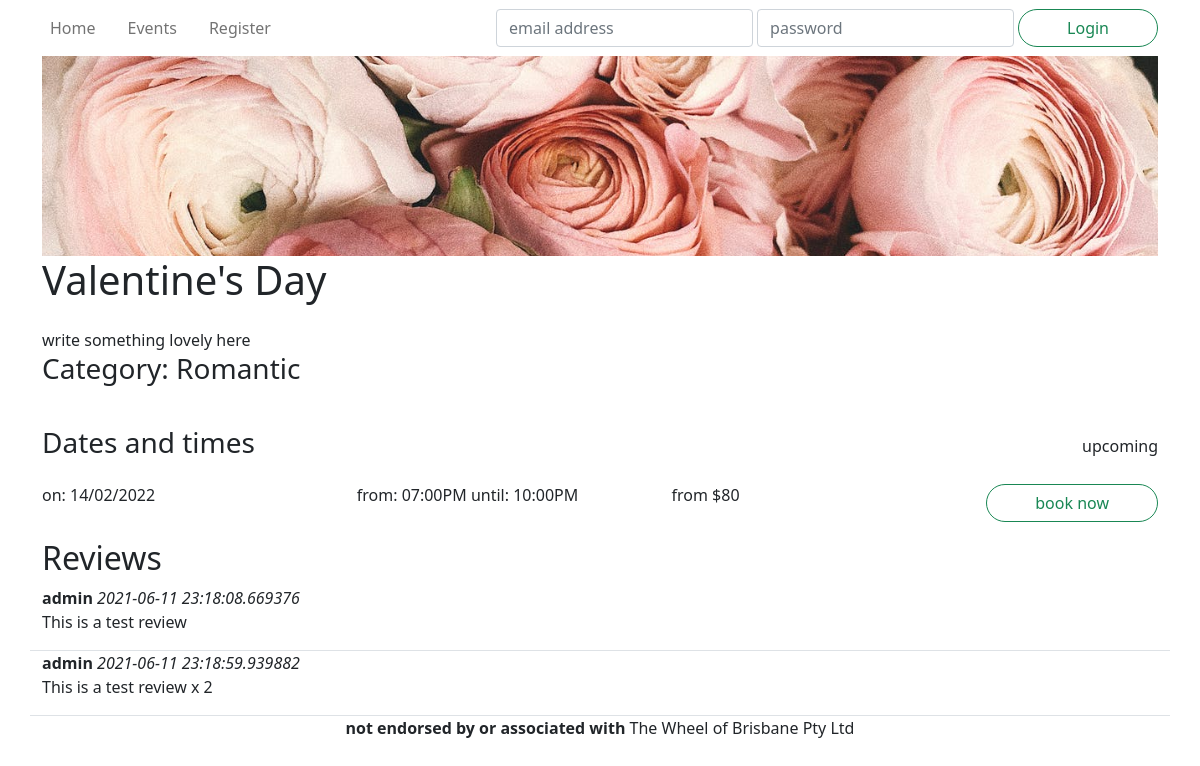
The page /events/15 on the database as committed earlier.
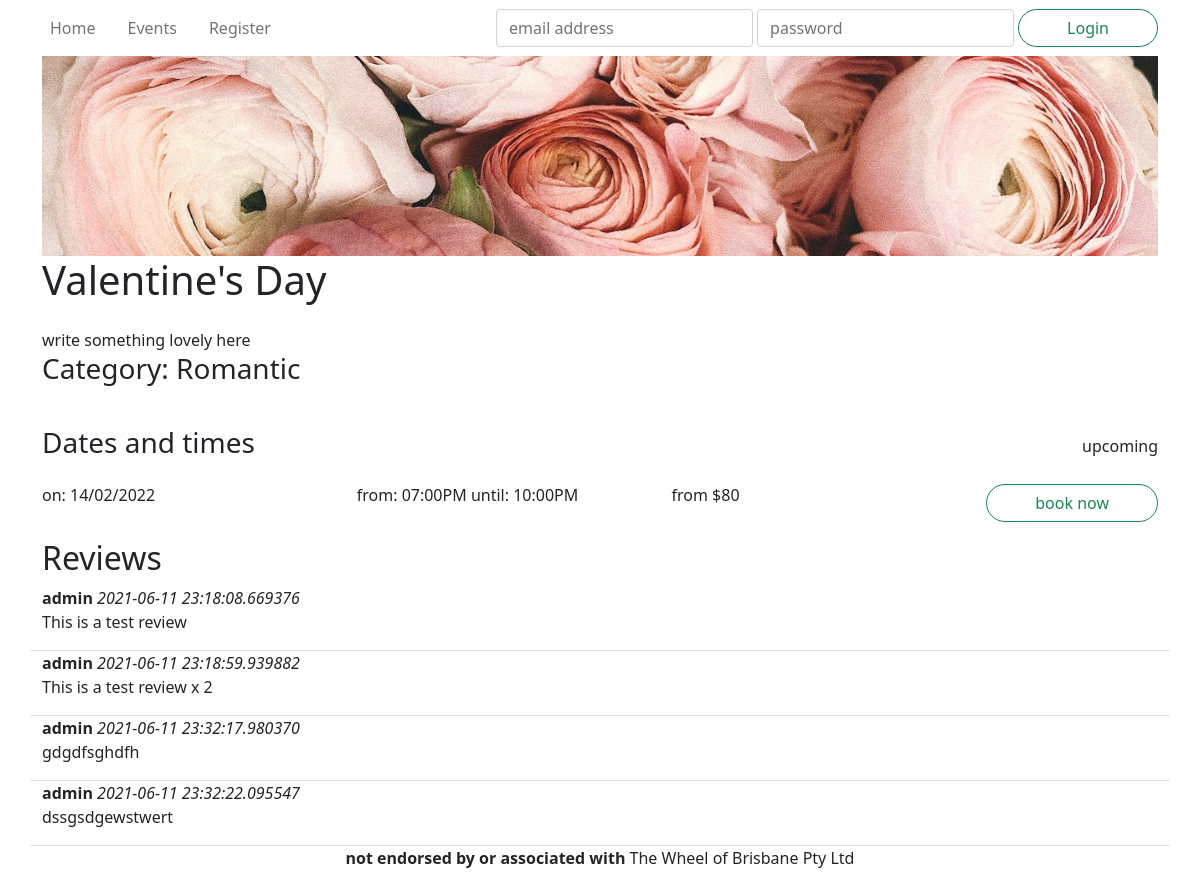
The same page on the database as committed later.
### wheel/models.py (models this page shows, shortened)
class Event(db.Model):
    __tablename__ = 'events'
    id = db.Column(db.Integer, primary_key=True)
    name = db.Column(db.String(255), nullable=False)
    description = db.Column(db.Text)
    category = db.Column(db.String(40))
    status = db.Column(db.Enum('upcoming', 'inactive', 'cancelled', 'booked out'), nullable=False)
    image = db.Column(db.String(255))
    reviews = db.relationship('Review', backref='event')
    tickets = db.relationship('Ticket', backref='event')
    @staticmethod
    def get(id: int):
        return Event.query.get(id)
    def getFutureTickets(self):
        return list( filter( lambda ticket: ticket.datetime > datetime.now(), self.tickets ) )
    def getTicketsRange(self):
        tickets = self.getFutureTickets()
        numberOfTickets = len(tickets)
        if numberOfTickets == 0:
            return [numberOfTickets, None, None]
        min_ticket = reduce( lambda x, y: min(x, y, key=lambda ticket: ticket.datetime), tickets )
        max_ticket = reduce( lambda x, y: max(x, y, key=lambda ticket: ticket.datetime), tickets )
        return [numberOfTickets, min_ticket, max_ticket]
    def printTicketsDateRange(self):
        numberOftickets, min_ticket, max_ticket = self.getTicketsRange()
        if numberOftickets == 0:
            return "There are no tickets for this event."
        min = min_ticket.datetime.strftime("%d/%m/%Y")
        max = max_ticket.datetime.strftime("%d/%m/%Y")
        if min == max:
            return f"on: {min}"
        return f"from: {min} until: {max}"
    def printTicketsTimeRange(self):
        numberOftickets, min_ticket, max_ticket = self.getTicketsRange()
        if numberOftickets == 0:
            return "There are no tickets for this event."
        min = min_ticket.datetime.strftime("%I:%M%p")
        max = max_ticket.datetime.strftime("%I:%M%p")
        if numberOftickets == 1:
            return f"at: {min}"
        if numberOftickets == 2:
            return f"at: {min} and: {max}"
        return f"from: {min} until: {max}"
    def getTicketsPriceFrom(self):
        low_ticket = 100000
        for x in self.tickets:
            if x.price < low_ticket:
                low_ticket = x.price
        if low_ticket == 100000:
            return " "
        low = str(low_ticket)
        return "from $" + low
    def getStatusColour(self):
        return {
            'upcoming': 'success',
            'inactive': 'secondary',
            'booked out': 'secondary',
            'cancelled': 'danger'
        }[self.status]
    def getBookButtonText(self):
        return {
            'upcoming': 'book now',
            'inactive': 'no tickets available',
            'booked out': 'booked out',
            'cancelled': 'cancelled'
        }[self.status]

class Ticket(db.Model):
    __tablename__ = 'tickets'
    id = db.Column(db.Integer, primary_key=True)
    datetime = db.Column(db.DateTime, nullable=False)
    price = db.Column(db.Integer, nullable=False)
    remaining = db.Column(db.Integer, nullable=False)
    event_id = db.Column(db.Integer, db.ForeignKey('events.id'))
    @staticmethod
    def getAllTimesFromTickets(tickets):
        ticketssortedbytime = sorted(tickets, key=lambda ticket: ticket.datetime.strftime("%I:%M %p"))
        ticketsgroupedbytime = groupby(ticketssortedbytime, key=lambda ticket: ticket.datetime.strftime("%I:%M %p"))
        return [time for time, tickets in ticketsgroupedbytime]
    @staticmethod
    def groupTicketsByDate(tickets):
        ticketssortedbydate = sorted(tickets, key=lambda ticket: ticket.datetime)
        ticketsgroupedbydate = groupby(ticketssortedbydate, key=lambda ticket: ticket.datetime.strftime("%d/%m/%Y"))
        return [[date, [time for time in times]] for date, times in ticketsgroupedbydate]

class Review(db.Model):
    __tablename__ = 'reviews'
    id = db.Column(db.Integer, primary_key=True)
    text = db.Column(db.String(400))
    time = db.Column(db.DateTime, default=datetime.now())
    author_id = db.Column(db.Integer, db.ForeignKey('users.id'))
    event_id = db.Column(db.Integer, db.ForeignKey('events.id'))

class User(db.Model, UserMixin):
    __tablename__ = 'users'
    id = db.Column(db.Integer, primary_key=True)
    name = db.Column(db.String(100), nullable=False)
    email = db.Column(db.String(100), index=True, unique=True, nullable=False)
    password_hash = db.Column(db.String(255), nullable=False)
    type = db.Column(db.Enum('customer','administrator'), nullable=False, default='customer')
    reviews = db.relationship('Review', backref='author')
    bookings = db.relationship('Booking', backref='customer')

### wheel/views.py (the view)
@events.route('/<int:id>')
def view(id):
    event = Event.get(id)
    tickets = event.getFutureTickets()
    if len(tickets) == 0:
        if event.status != 'cancelled':
            event.updateStatus("inactive")
    times = Ticket.getAllTimesFromTickets(tickets)
    dates = Ticket.groupTicketsByDate(tickets)
    bookform = BookEventForm()
    reviewform = PostReviewForm() # TODO: create this form
    bookform.ticket.choices = list(map( lambda ticket: (ticket.id, f'${ticket.price}'), tickets ))
    return render_template('event.html', event=event, bookform=bookform, times=times, dates=dates, rform=reviewform)

### wheel/forms.py
class BookEventForm(FlaskForm):
    ticket = RadioField('Tickets', coerce=int, validators=[InputRequired()])
    qty = IntegerField('Number of Gondolas', default=1, validators=[InputRequired()])
    price = IntegerField('Total Price', default=0, validators=[InputRequired()])
    submit = SubmitField("Book now")

class PostReviewForm(FlaskForm):
    text = TextAreaField('Comment', [InputRequired()])
    submit = SubmitField("Post review")

### wheel/templates/event.html (shortened to what this page needs)
{% extends 'base.html' %}
{% import "bootstrap/wtf.html" as wtf %}
{% block hero %}
<div id="minihero" style="background-image: url('{{ event.image }}');"></div>
{% endblock %}
{% block title %}{{ event.name }}{% endblock %}
{% block content %}
<section>
    {{ event.description }}
</section>
<section>
    <div class="row mb-3">
        <header class="row mb-3">
            <h3 class="col">Category: {{event.category}}</h3>
        </header>
    </div>
    <header class="row mb-3">
        <h3 class="col">Dates and times</h3>
        <span class="col-sm-auto ms-auto my-auto">{{ event.status }}</span>
    </header>
    <div class="row mb-3">
        <div class="col-sm">
            <p class="mb-1">
                {{ event.printTicketsDateRange() }}
            </p>
        </div>
        <div class="col-sm">
            <p class="mb-1">
                {{ event.printTicketsTimeRange() }}
            </p>
        </div>
        <div class="col-sm">
            <p>{{ event.getTicketsPriceFrom() }}</p>
        </div>
        <div class="col-sm-auto my-auto">
            <button type="button" class="btn btn-outline-{{ event.getStatusColour() }} rounded-pill px-5"
                    data-bs-toggle="modal" data-bs-target="#book" {{ "disabled" if event.status != 'upcoming' }}>{{ event.getBookButtonText() }}</button>
        </div>
    </div>
</section>
<section>
    <header><h2>Reviews</h3></header>
    <div id="reviews">
    {% for review in event.reviews %}
    <div class="row border-bottom">
        <article>
            <strong>{{ review.author.name }}</strong>
            <i>{{ review.time }}</i>
            <p>{{ review.text }}</p>
        </article>
    </div>
    {% endfor %}
    </div>
</section>
{% endblock %}

### wheel/templates/base.html (shortened to what this page needs)
<!DOCTYPE html>
<html lang="en">
<head>
    <link href="https://cdn.jsdelivr.net/npm/bootstrap@5.0.0-beta3/dist/css/bootstrap.min.css"
            rel="stylesheet">
    <link rel="stylesheet" href="/static/css/unbootstrapify.css">
</head>
<body>
    <div class="container">
        <header>
            <nav class="navbar navbar-expand-lg navbar-light justify-content-between">
                <div class="navbar-nav flex-row gap-3">
                    <a class="nav-link" href="{{ url_for('main.index') }}">Home</a>
                    <a class="nav-link" href="{{ url_for('events.viewAll') }}">Events</a>
                    {% if current_user.is_authenticated %}
                    <a class="nav-link" href="{{ url_for('main.bookings') }}">My Bookings</a>
                    {% else %}
                    <a class="nav-link" href="{{ url_for('auth.register') }}">Register</a>
                    {% endif %}
                </div>
                <div class="collapse navbar-collapse flex-grow-0" id="navbarlogin">
                    {% if not current_user.is_authenticated %}
                    <form method="POST" action="{{ url_for('auth.login') }}" class="navbar-nav flex-row gap-1">
                        <input name="email" type="text" required
                                class="form-control" placeholder="email address">
                        <input name="password" type="password" required
                                class="form-control" placeholder="password">
                        <button class="btn btn-outline-success rounded-pill px-5" type="submit">Login</button>
                    </form>
                    {% else %}
                    <form action="{{ url_for('auth.logout') }}" class="navbar-nav flex-row gap-1">
                        <button class="btn btn-outline-primary rounded-pill px-5" type="submit">Logout</button>
                    </form>
                    {% endif %}
                </div>
            </nav>
            {% block hero %}
            {% endblock %}
        </header>
        <main>
            <header class="row mb-3">
                <div class="col-md"><h1>{% block title %}{% endblock %}</h1></div>
            </header>
            {% block content %}
            {% endblock %}
        </main>
        <footer class="text-center footer"><strong>not endorsed by or associated with </strong>The Wheel of Brisbane Pty Ltd</footer>
    </div>
</body>
</html>

Rows that differ between the two databases and show on the page:
added Review: author.name "admin", time "2021-06-11 23:32:17.980370", text "gdgdfsghdfh"
added Review: author.name "admin", time "2021-06-11 23:32:22.095547", text "dssgsdgewstwert"
